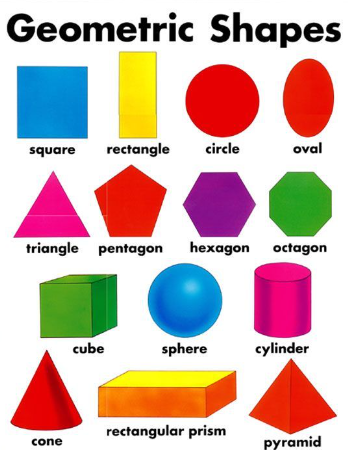
#> input picture openCV RA/im1.png, 348 x 450 px
$ python open_cv_ex.py
#> lines starting #> are read from the running program, lines starting #| are printed output that depends on the picture; after the words box and inside, x2 and y2 are one past the last pixel; in counts of white or black regions, pixels touching at a corner belong together
import cv2
import numpy as np
img = cv2.imread('im1.png', 1)
#> img is the input picture: shape (450, 348, 3); mean B, G, R 177.4, 182.5, 209.1
img = cv2.resize(img, (0, 0),fx=1, fy=1)


hsv = cv2.cvtColor(img, cv2.COLOR_BGR2HSV)
#> hsv: shape (450, 348, 3); mean H, S, V 34.8, 84.1, 227

lower_blue = np.array([90, 50, 50])
upper_blue = np.array([130, 255, 255])

mask = cv2.inRange(hsv, lower_blue, upper_blue)
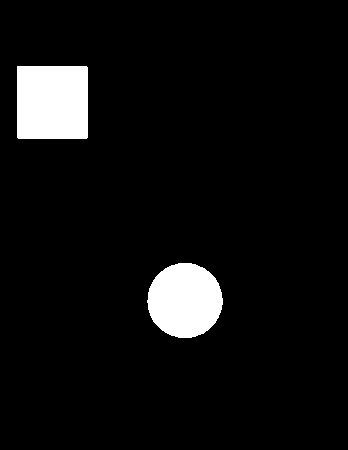
#> mask: shape (450, 348); 6.1% white; 2 white regions, box (x1, y1, x2, y2) and area: (17, 66, 88, 139) 5180, (147, 263, 223, 338) 4440

result = cv2.bitwise_and(img, img, mask=mask)
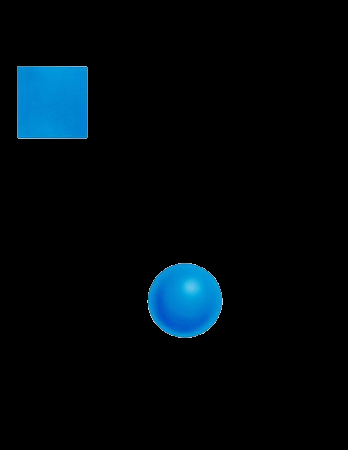
#> result: shape (450, 348, 3); mean B, G, R 12.9, 8.5, 0.6

gray = cv2.cvtColor(img, cv2.COLOR_BGR2GRAY)
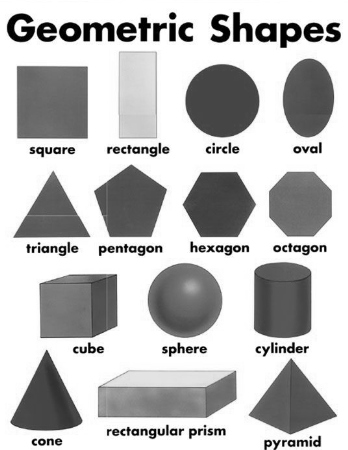
#> gray: shape (450, 348); min 0, max 255, mean 189.9
corners = cv2.goodFeaturesToTrack(gray, 100, 0.01, 15)
#> corners = 100 rows, first 8: [268, 443], [135, 432], [219, 248], [313, 149], [291, 443], [57, 150], [132, 249], [314, 248]
corners = np.int0(corners)

for corner in corners:
	x, y = corner.ravel()
	cv2.circle(img, (x, y), 7, (255, 0, 0), -1)
#> this loop made 100 passes
#> (x, y) on passes 1 to 12: (268, 443), (135, 432), (219, 248), (313, 149), (291, 443), (57, 150), (132, 249), (314, 248), (152, 432), (41, 442), (290, 349), (102, 249)
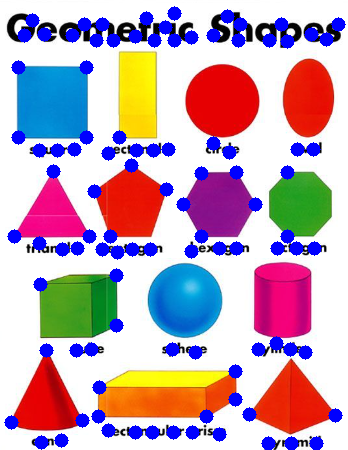
#> img: shape (450, 348, 3); 9.51% of pixels changed, all inside (x1, y1, x2, y2) = (4, 6, 346, 450)

# [6 lines of commented-out code are left out]


cv2.imshow('original', img)
cv2.imshow('color detection', result)
cv2.imshow('mascara', mask)


cv2.waitKey(0)
cv2.destroyAllWindows()


#  PIXELES VAN POR FILAS Y COLUMNAS, LO MISMO Q TIRA EL .SHAPE, EL IMG O EL HSV O EL GRAY TIRAN RESULTADO EN FILAS X COLUMNAS, PERO COORDENADAS ES INVERTIDO (COLUMNA-FILA), TOD O LO QUE SEA DIBUJAR SOBRE LA IMAGEN SERA EN COORDENADAS, PRIMERO LA COLUMNA Y LUEGO LA FILA

#### CODES INDEX
#### 1 THIS CODE FILTERS IMAGES ACCORDING TO A COLOR RANGE, CREATES A MASK SHOWING ONLY THE OBJECTS (PIXELS) WITH THAT COLOR
#### 2 THIS CODE RECEIVES A TEMPLATE IMAGE AND IT TRIES TO FIND THE TEMPLATE INSIDE ANOTHER PICTURE USING DIFFERENT METHODS
#### 3 THIS CODE DISPLAYS PIXEL POSITION MAP ACROSS THE IMAGE
#### 4 THIS CODE FINDS OBJECTS IN A UNIFORM BACKGROUND AND MEASURES THEM INSIDE AN IMAGE
#### 5 THIS CODE JOINS SEPARATE PICTURES INTO 1 PANOMARIC
#### 6 THIS CODE DISPLAYS COLOR MAP VALUES ACROSS THE IMAGE
#### 7 THIS CODE IS FOR DETECTING BORDERS OF OBJECTS USING CHANGES IN PIXELS AND MEASURES THEM
#### 8 THIS CODE FINDS REAL TIME VIDEO OBJECTS IN A UNIFORM BACKGROUND AND MEASURES THEM
#### 9 THIS CODE FINDS LIVE POSITIONS OF ITEMS IN UNIFORM BACKGROUND WITH REFERENCE POSITIONS
#### 10 THIS CODE DISPLAYS LIVE COLOR MAP VALUES ACROSS THE IMAGE
#### 11 THIS CODE DISPLAYS LIVE PIXEL POSITIONS ACROSS THE IMAGE
#### 12 THIS CODE CALCULATES THE DISTANCE TRAVELLED BY A BLACK LINE (OR POINT) TRAVELLING ACROSS THE IMAGE ON A VIDEO
#### 13 THIS CODE IS FOR LIVE TESTING OF THE FEEDER CAMERA
#### 14 This code shows single pixel position inside an image with dynamic positioning using the keys 4-left 8-up 6-right 5-down
#### 15 This code shows live mouse pointer pixel position inside an image
#### 16 THIS CODE CREATES A LIVE MESH MESH IN THE FEEDER RIGHT CAMERA
#### 17 THIS CODE IS FOR DETECTING BORDERS OF LAYERS IN THE FEEDER RIGHT SIDE, NOT LIVE
#### 18 THIS CODE DISPLAYS COLOR MAP VALUES ACROSS THE FEEDER RIGHT IMAGE

$ run again, with openCV RA/im4.png copied over openCV RA/im1.png
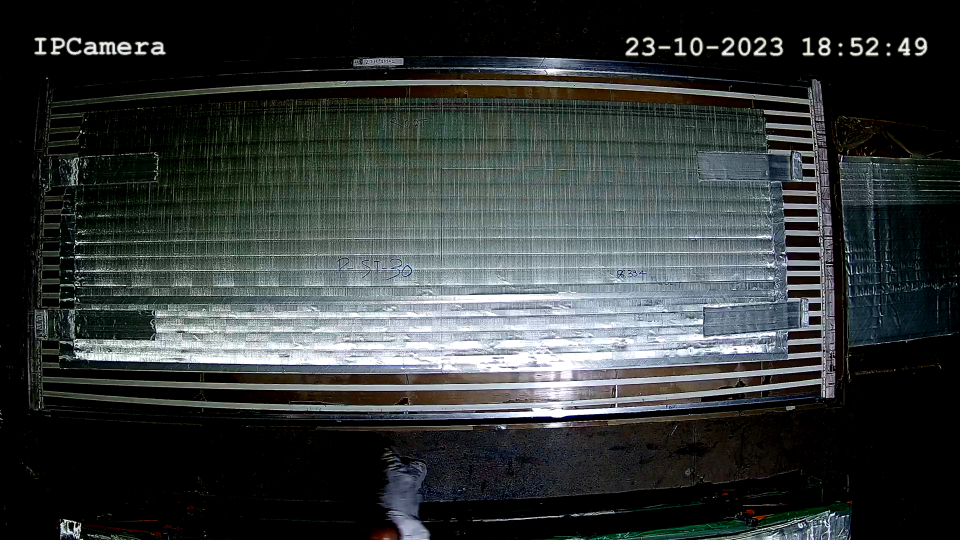
#> input picture openCV RA/im4.png, 1920 x 1080 px (shown at 1/2 size)
#> img is the input picture: shape (1080, 1920, 3); mean B, G, R 55.9, 56.2, 51
#> hsv: shape (1080, 1920, 3); mean H, S, V 46.7, 52.7, 59.4
#> `mask = cv2.inRange(hsv, lower_blue, upper_blue)`:
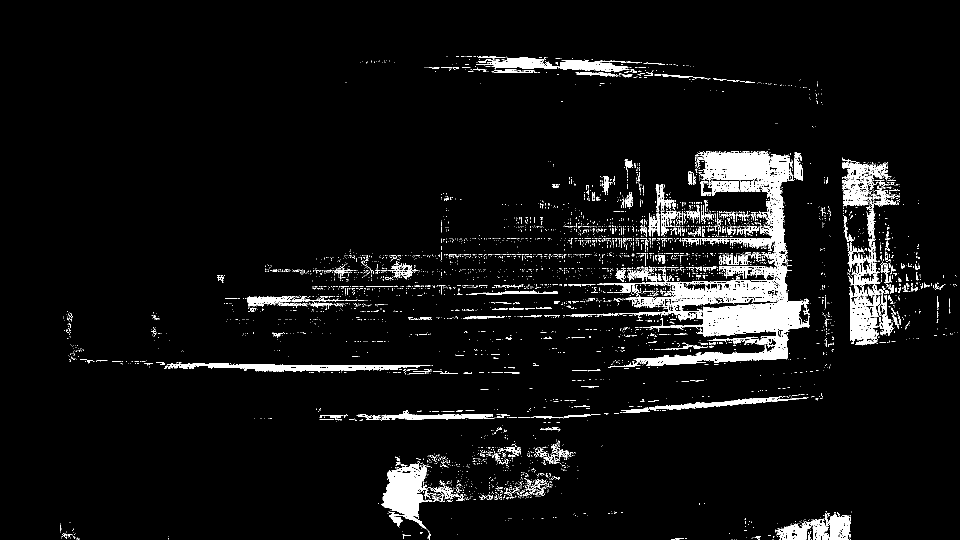
#> mask: shape (1080, 1920) (shown at 1/2 size); 5.6% white; 4972 white regions (4617 under 20 px), largest, box (x1, y1, x2, y2) and area: (1205, 302, 1605, 735) 41361, (762, 925, 864, 1080) 7031, (1694, 486, 1763, 690) 6099
#> corners = 100 rows, first 8: [171, 240], [1677, 309], [162, 261], [93, 156], [1703, 548], [165, 1078], [130, 556], [150, 569]
#> the loop `for corner in corners:` made 100 passes
#> after the loop `for corner in corners:`:
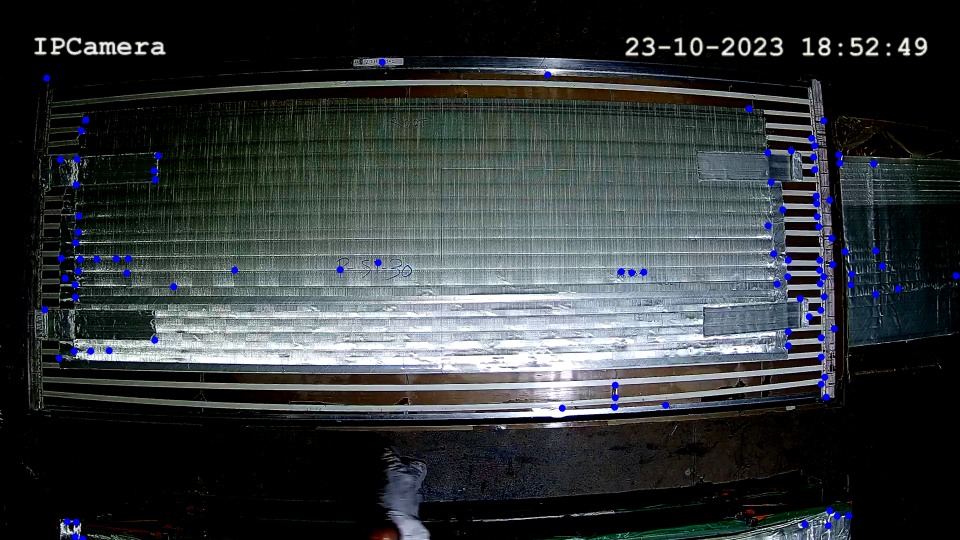
#> img: shape (1080, 1920, 3) (shown at 1/2 size); 0.72% of pixels changed, all inside (x1, y1, x2, y2) = (82, 117, 1920, 1080)
